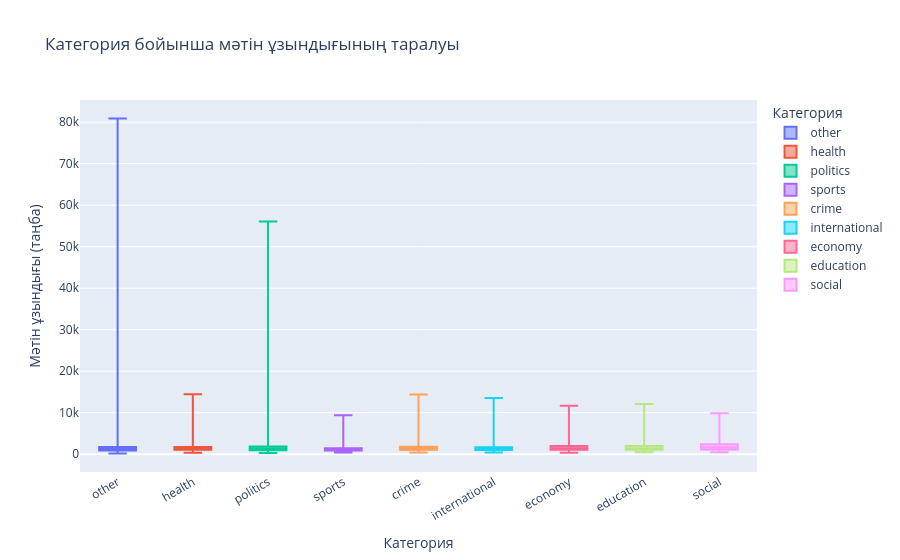

Notebook source saved alongside this figure:
### Code cell
# ══════════════════════════════════════════════════════════════
# 2. Text length by category
# ══════════════════════════════════════════════════════════════
section("2. Text length by category")
order = cat_counts.sort_values(ascending=False).index.tolist()
fig = px.box(
    LABELED,
    x="category",
    y="char_count",
    category_orders={"category": order},
    color="category", # To use different colors for each box, similar to seaborn palette
    color_discrete_sequence=PALETTE,
    title="Категория бойынша мәтін ұзындығының таралуы",
    labels={
        "category": "Категория",
        "char_count": "Мәтін ұзындығы (таңба)"
    },
    hover_data={"category": False, "char_count": True} # Show char_count on hover
)
fig.update_traces(boxpoints=False) # Equivalent to showfliers=False
fig.update_layout(xaxis_tickangle=-30) # Rotate x-axis labels
save_fig("eda_02_text_length_by_category.html", fig)

lines.append("=== Text length stats per category ===")
lines.append(
    LABELED.groupby("category")["char_count"]
    .describe()[["mean", "50%", "max"]].round(0).to_string()
)
lines.append("")

### Figure 1 — Plotly figure (JSON) as saved in the notebook; plotly's stock layout.template omitted (floating-point values rounded to 4 significant figures; data arrays with more than 128 entries replaced by an {"elided": "..."} marker saying what was removed)
{"data": [{"alignmentgroup": "True", "boxpoints": false, "hovertemplate": "Мәтін ұзындығы (таңба)=%{y}<extra></extra>", "legendgroup": "other", "marker": {"color": "#636EFA"}, "name": "other", "notched": false, "offsetgroup": "other", "orientation": "v", "showlegend": true, "type": "box", "x": {"elided": "18046 str values"}, "x0": " ", "xaxis": "x", "y": {"elided": "18046 int values"}, "y0": " ", "yaxis": "y"}, {"alignmentgroup": "True", "boxpoints": false, "hovertemplate": "Мәтін ұзындығы (таңба)=%{y}<extra></extra>", "legendgroup": "health", "marker": {"color": "#EF553B"}, "name": "health", "notched": false, "offsetgroup": "health", "orientation": "v", "showlegend": true, "type": "box", "x": {"elided": "2854 str values"}, "x0": " ", "xaxis": "x", "y": {"elided": "2854 int values"}, "y0": " ", "yaxis": "y"}, {"alignmentgroup": "True", "boxpoints": false, "hovertemplate": "Мәтін ұзындығы (таңба)=%{y}<extra></extra>", "legendgroup": "politics", "marker": {"color": "#00CC96"}, "name": "politics", "notched": false, "offsetgroup": "politics", "orientation": "v", "showlegend": true, "type": "box", "x": {"elided": "1953 str values"}, "x0": " ", "xaxis": "x", "y": {"elided": "1953 int values"}, "y0": " ", "yaxis": "y"}, {"alignmentgroup": "True", "boxpoints": false, "hovertemplate": "Мәтін ұзындығы (таңба)=%{y}<extra></extra>", "legendgroup": "sports", "marker": {"color": "#AB63FA"}, "name": "sports", "notched": false, "offsetgroup": "sports", "orientation": "v", "showlegend": true, "type": "box", "x": {"elided": "1242 str values"}, "x0": " ", "xaxis": "x", "y": {"elided": "1242 int values"}, "y0": " ", "yaxis": "y"}, {"alignmentgroup": "True", "boxpoints": false, "hovertemplate": "Мәтін ұзындығы (таңба)=%{y}<extra></extra>", "legendgroup": "crime", "marker": {"color": "#FFA15A"}, "name": "crime", "notched": false, "offsetgroup": "crime", "orientation": "v", "showlegend": true, "type": "box", "x": {"elided": "1152 str values"}, "x0": " ", "xaxis": "x", "y": {"elided": "1152 int values"}, "y0": " ", "yaxis": "y"}, {"alignmentgroup": "True", "boxpoints": false, "hovertemplate": "Мәтін ұзындығы (таңба)=%{y}<extra></extra>", "legendgroup": "international", "marker": {"color": "#19D3F3"}, "name": "international", "notched": false, "offsetgroup": "international", "orientation": "v", "showlegend": true, "type": "box", "x": {"elided": "912 str values"}, "x0": " ", "xaxis": "x", "y": {"elided": "912 int values"}, "y0": " ", "yaxis": "y"}, {"alignmentgroup": "True", "boxpoints": false, "hovertemplate": "Мәтін ұзындығы (таңба)=%{y}<extra></extra>", "legendgroup": "economy", "marker": {"color": "#FF6692"}, "name": "economy", "notched": false, "offsetgroup": "economy", "orientation": "v", "showlegend": true, "type": "box", "x": {"elided": "642 str values"}, "x0": " ", "xaxis": "x", "y": {"elided": "642 int values"}, "y0": " ", "yaxis": "y"}, {"alignmentgroup": "True", "boxpoints": false, "hovertemplate": "Мәтін ұзындығы (таңба)=%{y}<extra></extra>", "legendgroup": "education", "marker": {"color": "#B6E880"}, "name": "education", "notched": false, "offsetgroup": "education", "orientation": "v", "showlegend": true, "type": "box", "x": {"elided": "528 str values"}, "x0": " ", "xaxis": "x", "y": {"elided": "528 int values"}, "y0": " ", "yaxis": "y"}, {"alignmentgroup": "True", "boxpoints": false, "hovertemplate": "Мәтін ұзындығы (таңба)=%{y}<extra></extra>", "legendgroup": "social", "marker": {"color": "#FF97FF"}, "name": "social", "notched": false, "offsetgroup": "social", "orientation": "v", "showlegend": true, "type": "box", "x": {"elided": "414 str values"}, "x0": " ", "xaxis": "x", "y": {"elided": "414 int values"}, "y0": " ", "yaxis": "y"}], "layout": {"boxmode": "overlay", "legend": {"title": {"text": "Категория"}, "tracegroupgap": 0}, "title": {"text": "Категория бойынша мәтін ұзындығының таралуы"}, "xaxis": {"anchor": "y", "categoryarray": ["other", "health", "politics", "sports", "crime", "international", "economy", "education", "social"], "categoryorder": "array", "domain": [0, 1], "tickangle": -30, "title": {"text": "Категория"}}, "yaxis": {"anchor": "x", "domain": [0, 1], "title": {"text": "Мәтін ұзындығы (таңба)"}}}}
